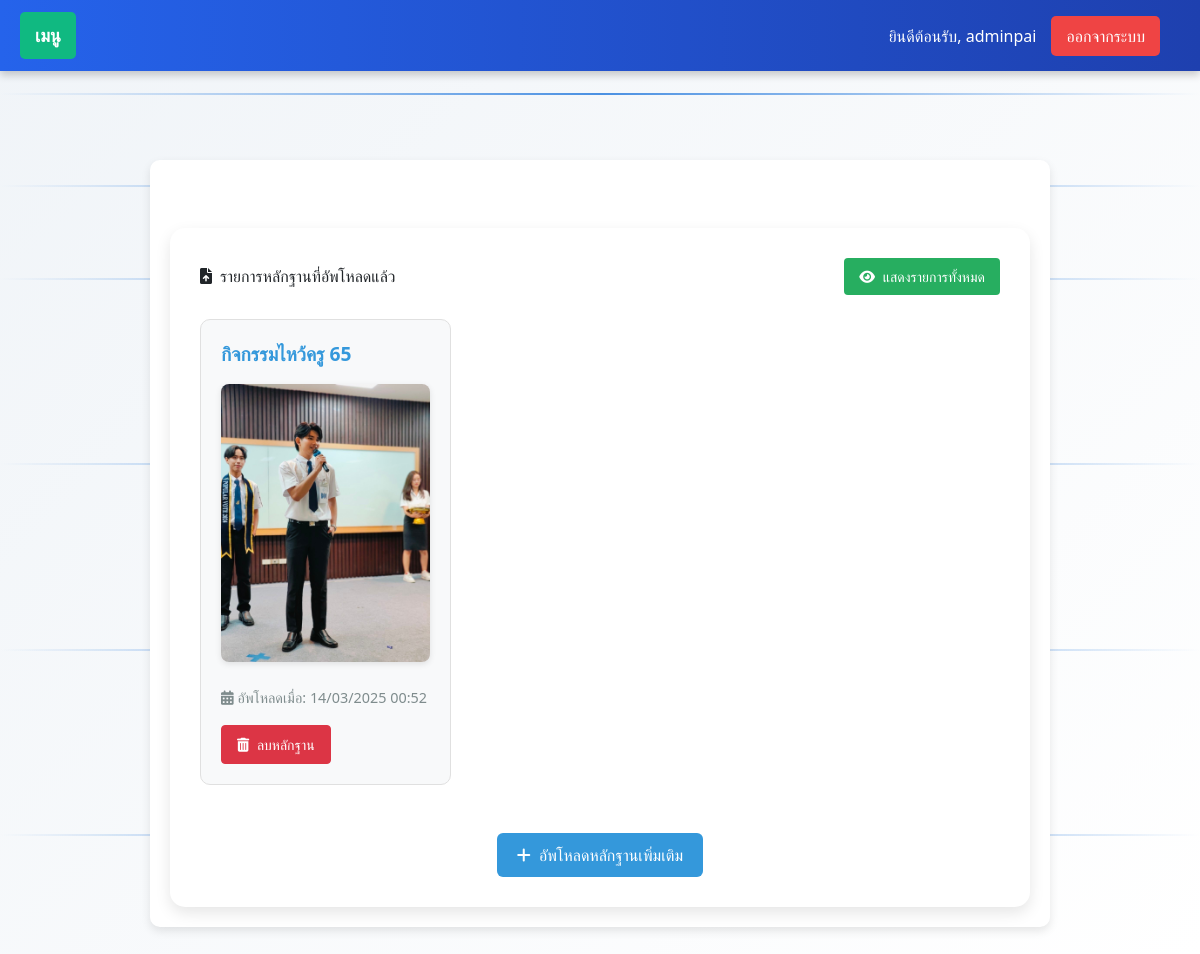
The page /proof-list/ (signed in) on the database its author committed.
### myapp/models.py (models this page shows, shortened)
class CustomUser(AbstractUser):
    USER_TYPE_CHOICES = (
        ('student', 'นักศึกษา'),
        ('teacher', 'อาจารย์'),
        ('admin', 'ผู้ดูแลระบบ'),
    )
    user_type = models.CharField(
        max_length=10,
        choices=USER_TYPE_CHOICES,
        default='student',
        verbose_name='ประเภทผู้ใช้'
    )
    student_id = models.CharField(
        max_length=20,
        unique=True,
        null=True,
        blank=True,
        verbose_name='รหัสนักศึกษา'
    )
    year = models.IntegerField(
        choices=[
            (1, 'ชั้นปีที่ 1'),
            (2, 'ชั้นปีที่ 2'),
            (3, 'ชั้นปีที่ 3'),
            (4, 'ชั้นปีที่ 4'),
        ],
        null=True,
        blank=True,
        verbose_name='ชั้นปี'
    )
    branch = models.CharField(
        max_length=255,
        choices=BRANCH_CHOICES,
        null=True,
        blank=True,
        verbose_name='สาขา'
    )
    groups = models.ManyToManyField(
        Group,
        related_name="customuser_groups",
        blank=True
    )
    user_permissions = models.ManyToManyField(
        Permission,
        related_name="customuser_permissions",
        blank=True
    )
    class Meta:
        verbose_name = 'ผู้ใช้'
        verbose_name_plural = 'ผู้ใช้ทั้งหมด'

class ActivityRegistration(models.Model):
    user = models.ForeignKey(settings.AUTH_USER_MODEL, on_delete=models.CASCADE)
    activity = models.ForeignKey('Activity', on_delete=models.CASCADE)
    registration_date = models.DateTimeField(auto_now_add=True)
    proof_image = models.ImageField(upload_to='proofs/', null=True, blank=True)
    proof_upload_date = models.DateTimeField(auto_now_add=True, null=True, blank=True)
    class Meta:
        ordering = ['-registration_date']
        verbose_name = 'รูปหลักฐานการลงทะเบียนทั้งหมด'
        verbose_name_plural = 'รูปหลักฐานการลงทะเบียนทั้งหมด'

class Activity(models.Model):
    name = models.CharField(
        max_length=255,
        verbose_name='ชื่อกิจกรรม'
    )
    description = models.TextField(
        verbose_name='รายละเอียดกิจกรรม'
    )
    start_date = models.DateField(
        verbose_name='วันที่เริ่มจัดกิจกรรม',
        default=datetime.date.today
    )
    end_date = models.DateField(
        verbose_name='วันที่สิ้นสุดกิจกรรม',
        null=True,  # ยอมให้เป็น NULL
        blank=True  # สามารถทิ้งว่างได้ในฟอร์ม
    )
    created_by = models.ForeignKey(
        CustomUser,
        on_delete=models.CASCADE,
        verbose_name='ผู้สร้างกิจกรรม'
    )
    FACULTY_CHOICES = [
        ('all', 'ทุกคนเข้าร่วมได้'),
        ('CS', 'วิทยาการคอมพิวเตอร์'),
        ('CCS', 'วิทยาศาสตร์เครื่องสำอาง'),
        ('OHS', 'อาชีวอนามัยและความปลอดภัย'),
        ('EHS', 'อนามัยสิ่งแวดล้อมและสาธารณภัย'),
        ('MS', 'วิทยาศาสตร์การแพทย์'),
        ('GS', 'วิทยาศาสตร์ทั่วไป'),
        ('IT', 'เทคโนโลยีสารสนเทศ'),
        ('BIB', 'อุตสาหกรรมชีวภาพเพื่อธุรกิจ'),
        ('CYB', 'ความมั่นคงปลอดภัยไซเบอร์'),
    ]
    faculty = models.CharField(
        max_length=10,
        choices=FACULTY_CHOICES,
        default='all',
        verbose_name='คณะที่จัดกิจกรรม'
    )
    class Meta:
        verbose_name = 'กิจกรรม'
        verbose_name_plural = 'กิจกรรมทั้งหมด'

### myapp/views.py (the view)
# urls.py: path('proof-list/', views.user_upload_proof_list, name='user_upload_proof_list'),
@login_required
def user_upload_proof_list(request):
    registrations = ActivityRegistration.objects.filter(
        user=request.user
    ).select_related('activity')
    for reg in registrations:
        print("=== Debug ข้อมูล ===")
        print(f"Registration ID: {reg.id}")
        print(f"Activity ID: {reg.activity_id}")
        print(f"Activity Name: {reg.activity.name if reg.activity else 'ไม่มีชื่อกิจกรรม'}")
        print(f"Image: {reg.proof_image}")
        print(f"Proof Upload Date: {reg.proof_upload_date}")
        print("-------------------")
    for reg in registrations:
        if reg.proof_upload_date is None:
            reg.proof_upload_date = timezone.now()
            reg.save()
    return render(request, 'user_upload_proof_list.html', {
        'registrations': registrations
    })

### templates/user_upload_proof_list.html (shortened to what this page needs)
{% extends 'base.html' %}
{% block content %}
<div class="container mt-5">
    <div class="d-flex justify-content-between align-items-center mb-4">
        <h2 class="mb-0"><i class="fas fa-file-upload me-2"></i>รายการหลักฐานที่อัพโหลดแล้ว</h2>
        {% if not is_student %}
            <a href="{% url 'show_all_proofs' %}" class="btn btn-success btn-sm">
                <i class="fas fa-eye me-1"></i> แสดงรายการทั้งหมด
            </a>
        {% endif %}
    </div>
    {% if registrations %}
    <div class="row">
        {% for reg in registrations %}
        <div class="col-md-6 col-lg-4 mb-4">
            <div class="proof-card">
                <div class="activity-name">
                    {% if reg.activity %}
                        {{ reg.activity.name }}
                    {% else %}
                        กิจกรรมไม่ระบุชื่อ
                    {% endif %}
                </div>
                <div class="proof-image-container">
                    {% if reg.proof_image %}
                        <img src="{{ reg.proof_image.url }}" alt="หลักฐานการเข้าร่วมกิจกรรม" class="proof-image">
                    {% else %}
                        <div class="proof-image-placeholder">
                            <p class="text-muted text-center">ไม่มีรูปภาพ</p>
                        </div>
                    {% endif %}
                </div>
                <div class="upload-date">
                    <i class="fas fa-calendar-alt me-1"></i>
                    อัพโหลดเมื่อ:
                    {% if reg.proof_upload_date %}
                        {{ reg.proof_upload_date|date:"d/m/Y H:i" }}
                    {% else %}
                        <span class="text-warning">ไม่ระบุวันที่</span>
                    {% endif %}
                </div>
                <div class="action-buttons mt-3">
                    <form method="POST" action="{% url 'delete_proof' reg.id %}" class="d-inline">
                        <button type="submit" class="btn btn-danger btn-sm">
                            <i class="fas fa-trash-alt me-1"></i> ลบหลักฐาน
                        </button>
                    </form>
                </div>
            </div>
        </div>
        {% endfor %}
    </div>
    {% else %}
    <div class="no-proof-message">
        <p><i class="fas fa-exclamation-circle me-2"></i>ไม่พบข้อมูลการอัพโหลดหลักฐาน</p>
    </div>
    {% endif %}
    <div class="mt-4 text-center">
        <a href="{% url 'upload_proof' %}" class="btn btn-primary">
            <i class="fas fa-plus me-1"></i> อัพโหลดหลักฐานเพิ่มเติม
        </a>
    </div>
</div>
{% endblock %}

### templates/base.html (shortened to what this page needs)
{% load static %}
<!DOCTYPE html>
<html lang="th">
<head>
  <link rel="stylesheet" href="{% static 'css/style.css' %}">
  <link rel="stylesheet" href="https://cdn.jsdelivr.net/npm/bootstrap@5.3.0/dist/css/bootstrap.min.css">
  <link rel="stylesheet" href="https://cdnjs.cloudflare.com/ajax/libs/font-awesome/6.0.0/css/all.min.css">
  <script src="https://cdn.tailwindcss.com"></script>
</head>
<body>
  <div class="moving-line"></div>
  <div class="base-navbar">
    <div class="base-menu-container" id="menuContainer">
      <a href="#" class="base-menu" id="menuButton">เมนู</a>
    </div>
    <div class="base-right-side">
      {% if user.is_authenticated %}
        <span>ยินดีต้อนรับ, {{ user.username }}</span>
        <form method="post" action="{% url 'logout' %}" style="display:inline;">
          <button type="submit" class="base-logout-btn">ออกจากระบบ</button>
        </form>
      {% else %}
        <a href="{% url 'login' %}">เข้าสู่ระบบ</a>
        <a href="{% url 'register' %}">สมัครสมาชิก</a>
      {% endif %}
    </div>
  </div>
  <div class="base-container">
    {% block content %}
    {% endblock %}
  </div>
</body>
</html>

### templates/base.html (style rules this page uses)
body { margin: 0; padding-top: 60px; min-height: 100vh; background: linear-gradient(135deg, #f0f4f8, #ffffff); overflow-x: hidden; position: relative; }
.moving-line { position: absolute; width: 100%; height: 2px; background: linear-gradient(90deg, transparent, #4a90e2, transparent); animation: moveLine 6s linear infinite; z-index: 0; }
.moving-line:nth-child(1) { top: 10%; }
.base-container { position: relative; z-index: 10; max-width: 900px; margin: 100px auto 30px; padding: 20px; background: white; box-shadow: 0px 4px 10px rgba(0, 0, 0, 0.1); border-radius: 10px; }
.base-navbar { background: linear-gradient(to right, #2563eb, #1e40af); width: 100%; position: fixed; top: 0; left: 0; display: flex; justify-content: space-between; align-items: center; padding: 12px 20px; box-shadow: 0px 4px 8px rgba(0, 0, 0, 0.2); z-index: 1000; }
.base-menu-container { position: relative; }
.base-menu { font-size: 18px; color: white; text-decoration: none; font-weight: bold; padding: 10px 15px; background-color: #10b981; border-radius: 5px; cursor: pointer; display: inline-block; transition: background-color 0.3s ease; }
.base-right-side { display: flex; gap: 15px; align-items: center; margin-right: 20px; }
.base-right-side span { color: white; font-size: 16px; }
.base-right-side a, .base-logout-btn { color: white; text-decoration: none; padding: 8px 15px; border-radius: 5px; background-color: #f59e0b; transition: background-color 0.3s ease; }
.base-logout-btn { background-color: #ef4444; border: none; cursor: pointer; }

### templates/user_upload_proof_list.html (style rules this page uses)
.container { max-width: 1000px; background: #ffffff; padding: 30px; border-radius: 15px; box-shadow: 0 6px 15px rgba(0, 0, 0, 0.1); margin-top: 100px; }
.proof-card { background: #f8f9fa; border: 1px solid #e0e0e0; border-radius: 10px; padding: 20px; transition: transform 0.3s ease, box-shadow 0.3s ease; display: flex; flex-direction: column; justify-content: space-between; min-height: 400px; }
.activity-name { font-size: 1.2rem; font-weight: 600; color: #3498db; margin-bottom: 15px; }
.proof-image-container { text-align: center; margin-bottom: 15px; flex-grow: 1; display: flex; align-items: center; justify-content: center; }
.proof-image { max-width: 100%; height: auto; border-radius: 8px; box-shadow: 0 2px 6px rgba(0, 0, 0, 0.1); }
.upload-date { color: #7f8c8d; font-size: 0.9rem; margin-top: 10px; display: flex; align-items: center; }
.action-buttons { display: flex; gap: 10px; }
.btn-success { background-color: #27ae60; border: none; padding: 8px 15px; transition: background-color 0.3s ease; }
.btn-primary { background-color: #3498db; border: none; padding: 10px 20px; transition: background-color 0.3s ease; }
.btn-danger { padding: 8px 15px; transition: background-color 0.3s ease; }

### rows shown on the page
CustomUser: username "adminpai"
ActivityRegistration: activity.name "กิจกรรมไหว้ครู 65", proof_image (picture), proof_upload_date "14/03/2025 00:52"
